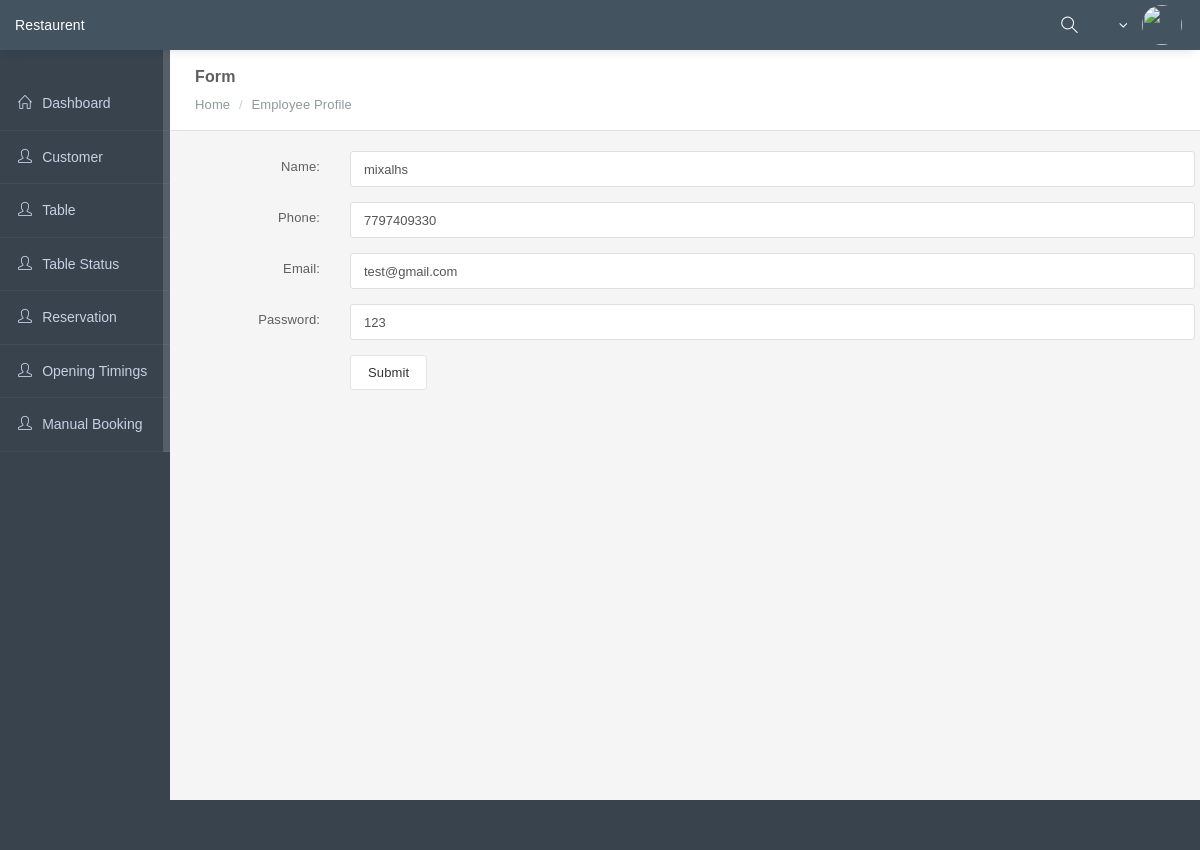
The page /Admin/profile.php on the database its author committed.
### tables this page shows
CREATE TABLE `employee` (
  `id` INT(11) NOT NULL,
  `name` VARCHAR(20) NOT NULL,
  `phone` VARCHAR(20) NOT NULL,
  `email` VARCHAR(20) NOT NULL,
  `password` VARCHAR(20) NOT NULL
);

### Admin/profile.php (the view, shortened to what this page needs)
<!DOCTYPE html>
<html lang="en">
<?php session_start();
include 'db_connect.php'; ?>
    <head>
        <?php include('header.php'); ?>
    </head>
        <?php include('menu.php'); ?>
            <div class="page-inner">
                <div class="page-title">
                    <h3 class="breadcrumb-header">Form</h3>
                    <div class="page-breadcrumb">
                        <ol class="breadcrumb breadcrumb-with-header">
                            <li><a href="dashboard.php">Home</a></li>
                            <li class="active">Employee Profile</li>
                        </ol>
                    </div>
                </div>
                <div id="main-wrapper">
                    <div class="row">
					<?php
					$sql = "SELECT * FROM `employee` WHERE `id`='1'";
					$res = $con->query($sql);
					$fet = $res->fetch_array();
					?>
                        <form class="form-horizontal" action="update_profile.php" method="post">
                            <div class="form-group">
                              <label class="control-label col-sm-2" for="pwd">Name:</label>
                              <div class="col-sm-10">
                                <input type="text" class="form-control" value="<?php echo $fet['name']; ?>" required  name="name">
                              </div>
                            </div>
                            <div class="form-group">
                              <label class="control-label col-sm-2" for="pwd">Phone:</label>
                              <div class="col-sm-10">
                                <input type="text" class="form-control" required id="phone" value="<?php echo $fet['phone']; ?>"  name="phone">
                              </div>
                            </div>
                            <div class="form-group">
                              <label class="control-label col-sm-2" for="pwd">Email:</label>
                              <div class="col-sm-10">
                                <input type="email" class="form-control" required id="persons" value="<?php echo $fet['email']; ?>"  name="email">
                              </div>
                            </div>
							 <div class="form-group">
                              <label class="control-label col-sm-2" for="pwd">Password:</label>
                              <div class="col-sm-10">
                                <input type="text" class="form-control" required value="<?php echo $fet['password']; ?>" id="persons"  name="password">
                              </div>
                            </div>
                            <div class="form-group">
                              <div class="col-sm-offset-2 col-sm-10">
                                 <input type="submit" name="submit" value="Submit" class="btn btn-default">
                              </div>
                            </div>
                          </form>
                    </div>
                </div>
                <div class="page-footer">
                </div>
            </div>
        </main>
    </body>
</html>

### Admin/assets/css/layers/dark-layer.css (style rules this page uses)
.page-footer { background: #38434E; }

### rows shown on the page
employee: name "mixalhs", phone "7797409330", email "test@gmail.com", password "123"
